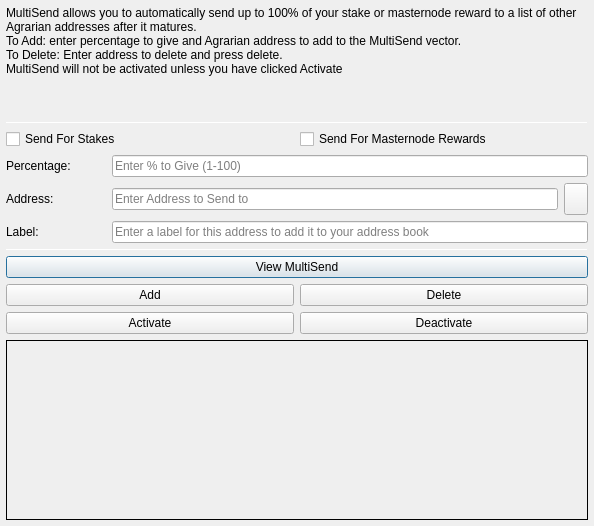
<?xml version="1.0" encoding="UTF-8"?>
<ui version="4.0">
 <class>MultiSendDialog</class>
 <widget class="QDialog" name="MultiSendDialog">
  <property name="windowModality">
   <enum>Qt::NonModal</enum>
  </property>
  <property name="geometry">
   <rect>
    <x>0</x>
    <y>0</y>
    <width>594</width>
    <height>526</height>
   </rect>
  </property>
  <property name="windowTitle">
   <string>MultiSend</string>
  </property>
  <layout class="QVBoxLayout" name="verticalLayout" stretch="0">
   <property name="margin">
    <number>6</number>
   </property>
   <item>
    <layout class="QVBoxLayout" name="verticalLayout_Main" stretch="1,1,1,0,1,1,1">
     <item>
      <widget class="QLabel" name="label_2">
       <property name="lineWidth">
        <number>1</number>
       </property>
       <property name="text">
        <string>MultiSend allows you to automatically send up to 100% of your stake or masternode reward to a list of other Agrarian addresses after it matures.
To Add: enter percentage to give and Agrarian address to add to the MultiSend vector.
To Delete: Enter address to delete and press delete.
MultiSend will not be activated unless you have clicked Activate</string>
       </property>
       <property name="alignment">
        <set>Qt::AlignLeading|Qt::AlignLeft|Qt::AlignTop</set>
       </property>
       <property name="wordWrap">
        <bool>true</bool>
       </property>
      </widget>
     </item>
     <item>
      <widget class="Line" name="line">
       <property name="minimumSize">
        <size>
         <width>0</width>
         <height>1</height>
        </size>
       </property>
       <property name="maximumSize">
        <size>
         <width>16777215</width>
         <height>1</height>
        </size>
       </property>
       <property name="orientation">
        <enum>Qt::Horizontal</enum>
       </property>
      </widget>
     </item>
     <item>
      <layout class="QVBoxLayout" name="verticalLayout_Settings">
       <item>
        <layout class="QHBoxLayout" name="horizontalLayout">
         <item>
          <widget class="QCheckBox" name="multiSendStakeCheckBox">
           <property name="text">
            <string>Send For Stakes</string>
           </property>
          </widget>
         </item>
         <item>
          <widget class="QCheckBox" name="multiSendMasternodeCheckBox">
           <property name="text">
            <string>Send For Masternode Rewards</string>
           </property>
          </widget>
         </item>
        </layout>
       </item>
       <item>
        <layout class="QHBoxLayout" name="horizontalLayout_6">
         <item>
          <widget class="QLabel" name="label">
           <property name="minimumSize">
            <size>
             <width>100</width>
             <height>0</height>
            </size>
           </property>
           <property name="toolTip">
            <string>Percentage of stake to send</string>
           </property>
           <property name="text">
            <string>Percentage:</string>
           </property>
          </widget>
         </item>
         <item>
          <widget class="QLineEdit" name="multiSendPercentEdit">
           <property name="toolTip">
            <string>Enter whole numbers 1 - 100</string>
           </property>
           <property name="placeholderText">
            <string>Enter % to Give (1-100)</string>
           </property>
          </widget>
         </item>
        </layout>
       </item>
       <item>
        <layout class="QHBoxLayout" name="horizontalLayout_7">
         <item>
          <widget class="QLabel" name="label_5">
           <property name="minimumSize">
            <size>
             <width>100</width>
             <height>0</height>
            </size>
           </property>
           <property name="toolTip">
            <string>Address to send portion of stake to</string>
           </property>
           <property name="text">
            <string>Address:</string>
           </property>
          </widget>
         </item>
         <item>
          <widget class="QLineEdit" name="multiSendAddressEdit">
           <property name="toolTip">
            <string/>
           </property>
           <property name="placeholderText">
            <string>Enter Address to Send to</string>
           </property>
          </widget>
         </item>
         <item>
          <widget class="QToolButton" name="addressBookButton">
           <property name="maximumSize">
            <size>
             <width>16777215</width>
             <height>32</height>
            </size>
           </property>
           <property name="toolTip">
            <string>Choose an address from the address book</string>
           </property>
           <property name="text">
            <string/>
           </property>
           <property name="icon">
            <iconset resource="../agrarian.qrc">
             <normaloff>:/icons/address-book</normaloff>:/icons/address-book</iconset>
           </property>
           <property name="shortcut">
            <string>Alt+A</string>
           </property>
          </widget>
         </item>
        </layout>
       </item>
      </layout>
     </item>
     <item>
      <layout class="QHBoxLayout" name="horizontalLayout_3">
       <item>
        <widget class="QLabel" name="label_3">
         <property name="minimumSize">
          <size>
           <width>100</width>
           <height>0</height>
          </size>
         </property>
         <property name="text">
          <string>Label:</string>
         </property>
        </widget>
       </item>
       <item>
        <widget class="QLineEdit" name="labelAddressLabelEdit">
         <property name="placeholderText">
          <string>Enter a label for this address to add it to your address book</string>
         </property>
        </widget>
       </item>
      </layout>
     </item>
     <item>
      <widget class="Line" name="line_2">
       <property name="minimumSize">
        <size>
         <width>0</width>
         <height>1</height>
        </size>
       </property>
       <property name="maximumSize">
        <size>
         <width>16777215</width>
         <height>1</height>
        </size>
       </property>
       <property name="orientation">
        <enum>Qt::Horizontal</enum>
       </property>
      </widget>
     </item>
     <item>
      <layout class="QVBoxLayout" name="verticalLayout_Buttons">
       <item>
        <layout class="QHBoxLayout" name="horizontalLayout_4">
         <item>
          <widget class="QPushButton" name="viewButton">
           <property name="toolTip">
            <string/>
           </property>
           <property name="statusTip">
            <string>View MultiSend Vector</string>
           </property>
           <property name="text">
            <string>View MultiSend</string>
           </property>
          </widget>
         </item>
        </layout>
       </item>
       <item>
        <layout class="QHBoxLayout" name="horizontalLayout_2">
         <item>
          <widget class="QPushButton" name="addButton">
           <property name="toolTip">
            <string/>
           </property>
           <property name="statusTip">
            <string>Add to MultiSend Vector</string>
           </property>
           <property name="text">
            <string>Add</string>
           </property>
          </widget>
         </item>
         <item>
          <widget class="QPushButton" name="deleteButton">
           <property name="toolTip">
            <string/>
           </property>
           <property name="statusTip">
            <string>Delete Address From MultiSend Vector</string>
           </property>
           <property name="text">
            <string>Delete</string>
           </property>
          </widget>
         </item>
        </layout>
       </item>
       <item>
        <layout class="QHBoxLayout" name="horizontalLayout_5">
         <item>
          <widget class="QPushButton" name="activateButton">
           <property name="statusTip">
            <string>Activate MultiSend</string>
           </property>
           <property name="text">
            <string>Activate</string>
           </property>
          </widget>
         </item>
         <item>
          <widget class="QPushButton" name="disableButton">
           <property name="statusTip">
            <string>Deactivate MultiSend</string>
           </property>
           <property name="text">
            <string>Deactivate</string>
           </property>
          </widget>
         </item>
        </layout>
       </item>
      </layout>
     </item>
     <item>
      <widget class="QLabel" name="message">
       <property name="minimumSize">
        <size>
         <width>0</width>
         <height>180</height>
        </size>
       </property>
       <property name="frameShape">
        <enum>QFrame::Panel</enum>
       </property>
       <property name="frameShadow">
        <enum>QFrame::Plain</enum>
       </property>
       <property name="lineWidth">
        <number>1</number>
       </property>
       <property name="midLineWidth">
        <number>1</number>
       </property>
       <property name="text">
        <string/>
       </property>
       <property name="alignment">
        <set>Qt::AlignLeading|Qt::AlignLeft|Qt::AlignTop</set>
       </property>
       <property name="wordWrap">
        <bool>true</bool>
       </property>
      </widget>
     </item>
    </layout>
   </item>
  </layout>
 </widget>
 <resources>
  <include location="../agrarian.qrc"/>
 </resources>
 <connections/>
</ui>
